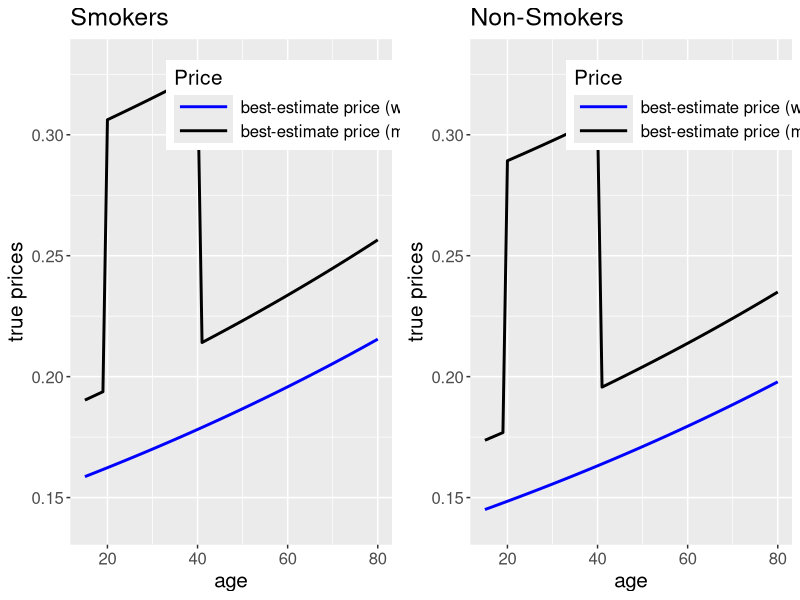
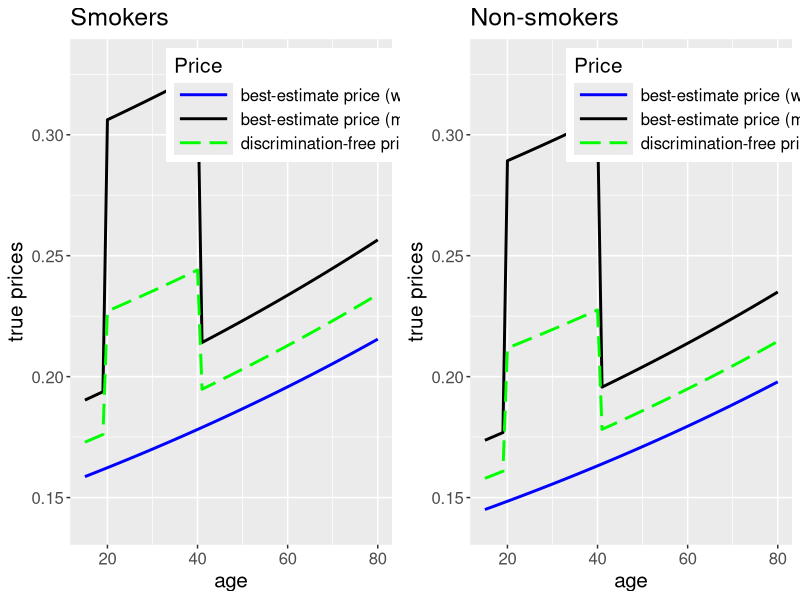
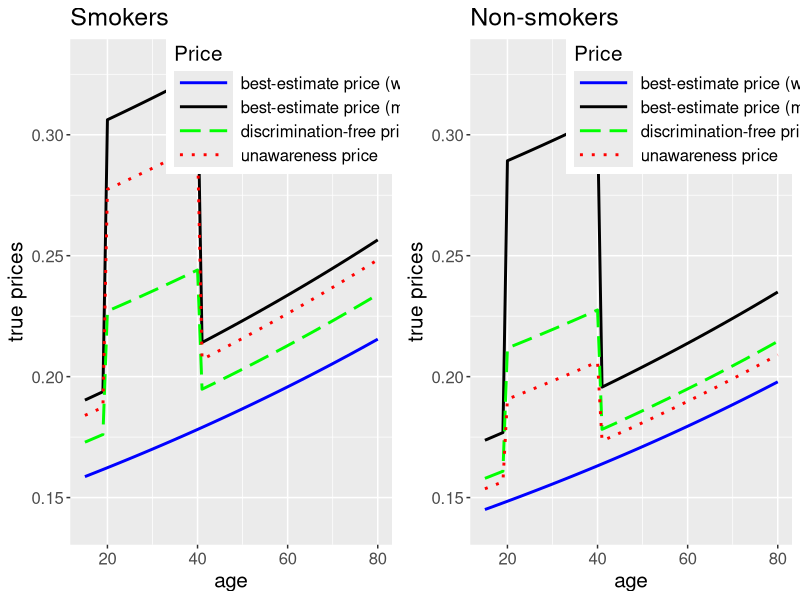
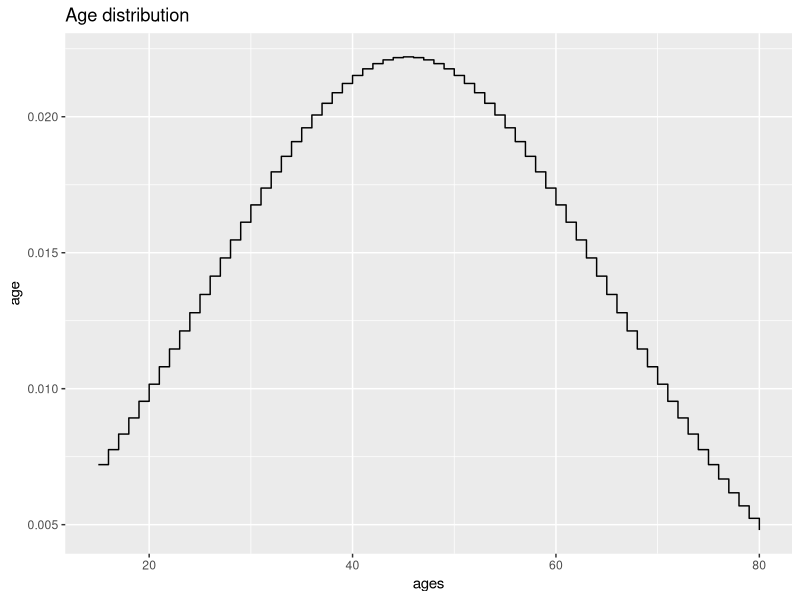
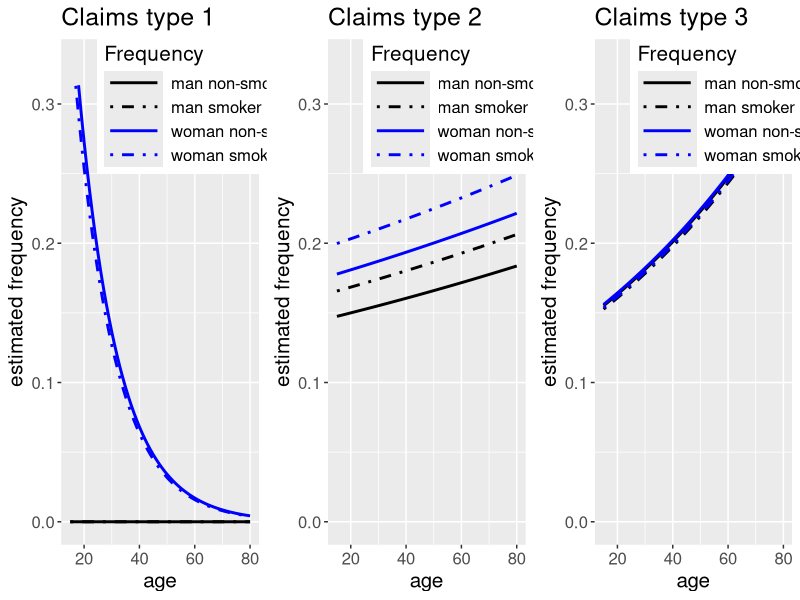
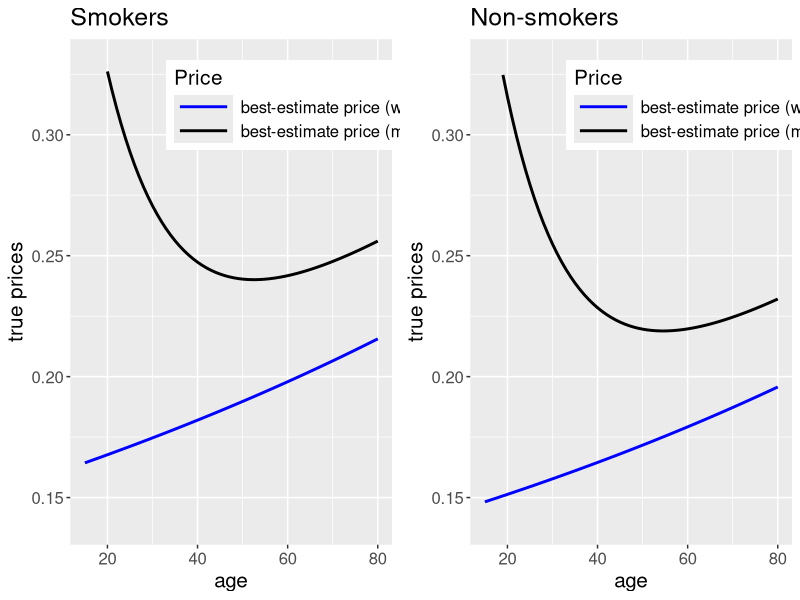
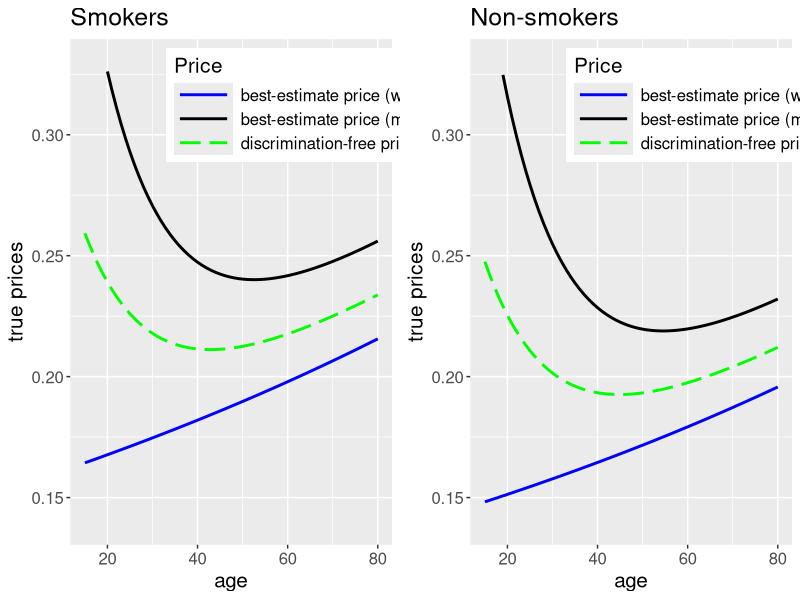
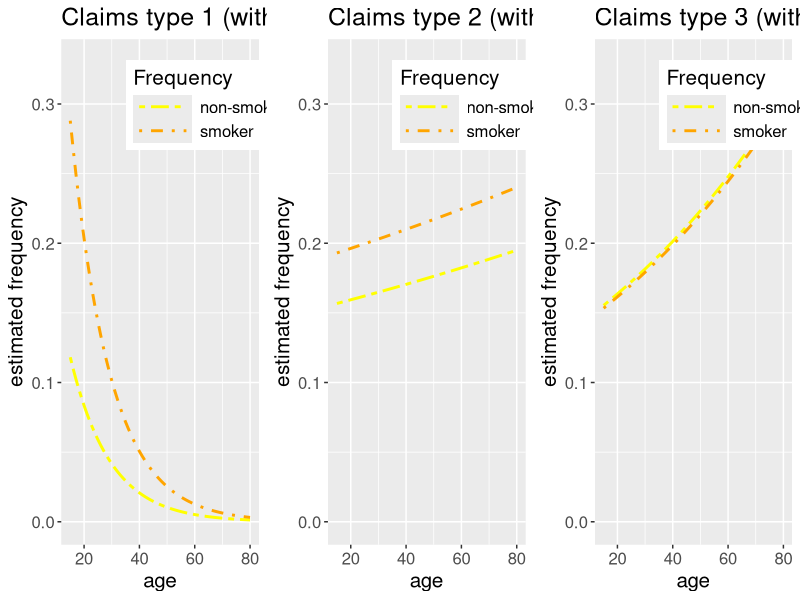

These charts were generated, in order, by the following R code:
## -----------------------------------------------------------------------------
library(tidyr)
library(ggplot2)
library(gridExtra)
library(repr)  # not needed in the Rmarkdown version, only for Jupyter notebook


## -----------------------------------------------------------------------------
# plotting parameters in R Markdown notebook
knitr::opts_chunk$set(fig.width = 18, fig.height = 9)
# plotting parameters in Jupyter-notebook
# https://stackoverflow.com/questions/42729049/how-to-change-the-size-of-r-plots-in-jupyter
options(repr.plot.width = 18, repr.plot.height = 9)


## -----------------------------------------------------------------------------
ylims <- c(0.14, 0.33)
ylims_freq <- c(0, 0.33)
# random seed for reproducibility
seed <- 100


## -----------------------------------------------------------------------------
plot_prices <- function(data, title, legend_title, y_label,
                        labels, linetypes, colors) {
  data_gg <- gather(df, key = price_type, value = price, -ages)

  ggplot(data_gg, aes(x = ages, y = price, group = price_type,
                      colour = price_type, linetype = price_type)) +
    geom_line(size = 1) +
    scale_linetype_manual(labels = labels, values = linetypes, name = legend_title) +
    scale_color_manual(labels = labels, values = colors, name = legend_title) +
    labs(title = title, x = "age", y = y_label) +
    theme(legend.position = c(0.75, 0.87), legend.text = element_text(size = 12),
          text = element_text(size = 15), legend.key.width = unit(1.5, "cm"))
}


## -----------------------------------------------------------------------------
ages <- c(15:80)
nAges <- length(ages)


## -----------------------------------------------------------------------------
claimCost <- c(0.5, 0.9, 0.1)


## -----------------------------------------------------------------------------
alpha0 <- c(-40, 38.5)
beta0 <- c(-2, 0.004, 0.1, 0.2)
gamma0 <- c(-2, 0.01)


## -----------------------------------------------------------------------------
price_true_best_estimate <- array(NA, c(nAges, 4), dimnames = list(NULL, NULL))
colnames(price_true_best_estimate) <- c("woman-non-smoker", "woman-smoker",
                                        "man-non-smoker", "man-smoker")

# woman and non-smoker
price_true_best_estimate[, "woman-non-smoker"] <-
  claimCost[1] * exp(alpha0[1] + alpha0[2]*(ages >= 20)*(ages <= 40)) +
  claimCost[2] * exp(beta0[1] + beta0[2]*ages + beta0[4]) +
  claimCost[3] * exp(gamma0[1] + gamma0[2]*ages)

# woman and smoker
price_true_best_estimate[, "woman-smoker"] <-
  claimCost[1] * exp(alpha0[1] + alpha0[2]*(ages >= 20)*(ages <= 40)) +
  claimCost[2] * exp(beta0[1] + beta0[2]*ages + beta0[3] + beta0[4]) +
  claimCost[3] * exp(gamma0[1] + gamma0[2]*ages)

# man and non-smoker
price_true_best_estimate[, "man-non-smoker"] <-
  claimCost[1] * exp(alpha0[1]) +
  claimCost[2] * exp(beta0[1] + beta0[2]*ages) +
  claimCost[3] * exp(gamma0[1] + gamma0[2]*ages)

# man and smoker
price_true_best_estimate[, "man-smoker"] <-
  claimCost[1] * exp(alpha0[1]) +
  claimCost[2] * exp(beta0[1] + beta0[2]*ages + beta0[3]) +
  claimCost[3] * exp(gamma0[1] + gamma0[2] * ages)


## -----------------------------------------------------------------------------
summary(price_true_best_estimate)


## -----------------------------------------------------------------------------
legend_title <- "Price"
y_label <- "true prices"
labels <- c("best-estimate price (women)", "best-estimate price (men)")
linetypes <- c("solid", "solid")
colors <- c("blue", "black")

# Smokers
df <- data.frame(ages,
                 be_women = price_true_best_estimate[, "woman-smoker"],
                 be_men = price_true_best_estimate[, "man-smoker"])

p1 <- plot_prices(df, title = "Smokers", legend_title, y_label,
                  labels, linetypes, colors) + ylim(ylims)

# Non-smokers
df <- data.frame(ages,
                 be_women = price_true_best_estimate[, "woman-non-smoker"],
                 be_men = price_true_best_estimate[, "man-non-smoker"])

p2 <- plot_prices(df, title = "Non-Smokers", legend_title, y_label,
                  labels, linetypes, colors) + ylim(ylims)

grid.arrange(p1, p2, ncol = 2)


## -----------------------------------------------------------------------------
womanProp <- 0.45


## -----------------------------------------------------------------------------
price_true_disc_free <- array(NA, c(nAges, 2), dimnames = list(NULL, NULL))
colnames(price_true_disc_free) <- c("non-smoker", "smoker")
# non-smoker non-discriminating
price_true_disc_free[, "non-smoker"] <-
  womanProp * price_true_best_estimate[, "woman-non-smoker"] +
  (1 - womanProp) * price_true_best_estimate[, "man-non-smoker"]
# smoker non-discriminating
price_true_disc_free[, "smoker"] <-
  womanProp * price_true_best_estimate[, "woman-smoker"] +
  (1 - womanProp) * price_true_best_estimate[, "man-smoker"]


## -----------------------------------------------------------------------------
summary(price_true_disc_free)


## -----------------------------------------------------------------------------
legend_title <- "Price"
y_label <- "true prices"
labels <- c("best-estimate price (women)", "best-estimate price (men)",
            "discrimination-free price")
linetypes <- c("solid", "solid", "longdash")
colors <- c("blue", "black", "green")

# Smokers
df <- data.frame(ages, be_women = price_true_best_estimate[, "woman-smoker"],
                 be_men = price_true_best_estimate[, "man-smoker"],
                 df = price_true_disc_free[, "smoker"])

p1 <- plot_prices(df, title = "Smokers", legend_title, y_label,
                  labels, linetypes, colors) + ylim(ylims)

# Non-smokers
df <- data.frame(ages,
                 be_women = price_true_best_estimate[, "woman-non-smoker"],
                 be_men = price_true_best_estimate[, "man-non-smoker"],
                 df = price_true_disc_free[, "non-smoker"])

p2 <- plot_prices(df, title = "Non-smokers", legend_title, y_label,
                  labels, linetypes, colors) + ylim(ylims)

grid.arrange(p1, p2, ncol = 2)


## -----------------------------------------------------------------------------
smokerProp <- 0.3
womanSmokerProp <- 0.8


## -----------------------------------------------------------------------------
# woman conditional on non-smoking
womanNonSmokerProp <- (womanProp - womanSmokerProp * smokerProp) / (1 - smokerProp)

price_true_unaware <- array(NA, c(nAges, 2), dimnames = list(NULL, NULL))
colnames(price_true_unaware) = c("non-smoker", "smoker")
# non-smoker conditional
price_true_unaware[, "non-smoker"] <-
  womanNonSmokerProp * price_true_best_estimate[, "woman-non-smoker"] +
  (1 - womanNonSmokerProp) * price_true_best_estimate[, "man-non-smoker"]
# smoker conditional
price_true_unaware[, "smoker"] <-
  womanSmokerProp * price_true_best_estimate[, "woman-smoker"] +
  (1 - womanSmokerProp) * price_true_best_estimate[, "man-smoker"]


## -----------------------------------------------------------------------------
summary(price_true_unaware)


## -----------------------------------------------------------------------------
legend_title <- "Price"
y_label <- "true prices"
labels <- c("best-estimate price (women)", "best-estimate price (men)",
            "discrimination-free price", "unawareness price")
linetypes <- c("solid", "solid", "longdash", "dotted")
colors <- c("blue", "black", "green", "red")

# Smokers
df <- data.frame(ages,
                 be_women = price_true_best_estimate[, "woman-smoker"],
                 be_men = price_true_best_estimate[, "man-smoker"],
                 df = price_true_disc_free[, "smoker"],
                 un = price_true_unaware[, "smoker"])

p1 <- plot_prices(df, title = "Smokers", legend_title, y_label,
                  labels, linetypes, colors) + ylim(ylims)

# Non-smokers
df <- data.frame(ages,
                 be_women = price_true_best_estimate[, "woman-non-smoker"],
                 be_men = price_true_best_estimate[, "man-non-smoker"],
                 df = price_true_disc_free[, "non-smoker"],
                 un = price_true_unaware[, "non-smoker"])

p2 <- plot_prices(df, title = "Non-smokers", legend_title, y_label,
                  labels, linetypes, colors) + ylim(ylims)

grid.arrange(p1, p2, ncol = 2)


## -----------------------------------------------------------------------------
nPolicies <- 100000


## -----------------------------------------------------------------------------
agePattern <- dnorm(x = ages / 100, mean = 0.45, sd = 0.2)
ageProp <- agePattern / sum(agePattern)


## ---- fig.height=9, fig.width=9-----------------------------------------------
# custom plot size for this plot (Jupyter, done with chunk options R Markdown)
options(repr.plot.width = 9, repr.plot.height = 9)
ggplot(data = data.frame(ages = ages, ageProp = ageProp), aes(x = ages, y = ageProp)) +
  geom_step() +
  labs(title = "Age distribution", y = "age", y = "frequency")
# reset original
options(repr.plot.width = 18, repr.plot.height = 9)


## -----------------------------------------------------------------------------
X <- matrix(0, nrow = nPolicies, ncol = 2)
D <- matrix(0, nrow = nPolicies, ncol = 1)

set.seed(seed)
nWomen <- rbinom(n = 1, size = nPolicies, prob = womanProp)
nSmokingWomen <- rbinom(n = 1, size = nWomen,
                        prob = womanSmokerProp * smokerProp / womanProp)
nSmokingMen <- rbinom(n = 1, size = nPolicies - nWomen,
                      prob = (1 - womanSmokerProp) * smokerProp / (1 - womanProp))
probWoman <- nWomen / nPolicies

D[1:nWomen] <- 1
X[, 1] <- matrix(ages, nrow = 1, ncol = nAges) %*%
          rmultinom(n = nPolicies, size = 1, prob = ageProp)
X[1:nSmokingWomen, 2] <- 1
X[(nWomen + 1):(nWomen + 1 + nSmokingMen), 2] <- 1

logMu1 <- alpha0[1] + alpha0[2] * (X[, 1] >= 20) * (X[, 1] <= 40) * D
logMu2 <- beta0[1] + beta0[2] * X[, 1] + beta0[3] * X[, 2] + beta0[4] * D
logMu3 <- gamma0[1] + gamma0[2] * X[, 1]

X1 <- X[, 1]
X2 <- X[, 2]

N1 <- rpois(n = nPolicies, lambda = exp(logMu1))
N2 <- rpois(n = nPolicies, lambda = exp(logMu2))
N3 <- rpois(n = nPolicies, lambda = exp(logMu3))

fullData <- data.frame(N1 = N1, N2 = N2, N3 = N3, X1 = X1, X2 = X2, D = D)
# randomize order because this can influence fitting
set.seed(50)  # NOTE: there is no strict need to set a new seed explicitly here
fullData <- fullData[sample(1:nrow(fullData)), ]
str(fullData)


## -----------------------------------------------------------------------------
womanSmoker <- data.frame(matrix(0, nrow = nAges, ncol = 3))
names(womanSmoker) <- c("X1", "X2", "D")
womanSmoker[, "X1"] <- ages
womanNonSmoker <- manSmoker <- manNonSmoker <- womanSmoker
womanSmoker[, "X2"] <- 1
manSmoker[, "X2"] <- 1
womanSmoker[, "D"] <- 1
womanNonSmoker[, "D"] <- 1


## -----------------------------------------------------------------------------
glm1_be <- glm(N1 ~ X1 + X2 + D, data = fullData, family = poisson(link = "log"))
glm2_be <- glm(N2 ~ X1 + X2 + D, data = fullData, family = poisson(link = "log"))
glm3_be <- glm(N3 ~ X1 + X2 + D, data = fullData, family = poisson(link = "log"))


## -----------------------------------------------------------------------------
legend_title <- "Frequency"
y_label <- "estimated frequency"
labels <- c("man non-smoker", "man smoker",
            "woman non-smoker", "woman smoker")
linetypes <- c("solid", "dotdash", "solid", "dotdash")
colors <- c("black", "black", "blue", "blue")

# claims type 1
df <- data.frame(ages,
                 be_women_smoker = predict(glm1_be, newdata = womanSmoker, type = "response"),
                 be_women_nonsmoker = predict(glm1_be, newdata = womanNonSmoker, type = "response"),
                 be_men_smoker = predict(glm1_be, newdata = manSmoker, type = "response"),
                 be_men_nonsmoker = predict(glm1_be, newdata = manNonSmoker, type = "response"))

p1 <- plot_prices(df, title = "Claims type 1", legend_title, y_label,
                  labels, linetypes, colors) + ylim(ylims_freq)

# claims type 2
df <- data.frame(ages,
                 be_women_smoker = predict(glm2_be, newdata = womanSmoker, type = "response"),
                 be_women_nonsmoker = predict(glm2_be, newdata = womanNonSmoker, type = "response"),
                 be_men_smoker = predict(glm2_be, newdata = manSmoker, type = "response"),
                 be_men_nonsmoker = predict(glm2_be, newdata = manNonSmoker, type = "response"))

p2 <- plot_prices(df, title = "Claims type 2", legend_title, y_label,
                  labels, linetypes, colors) + ylim(ylims_freq)

# claims type 3
df <- data.frame(ages,
                 be_women_smoker = predict(glm3_be, newdata = womanSmoker, type = "response"),
                 be_women_nonsmoker = predict(glm3_be, newdata = womanNonSmoker, type = "response"),
                 be_men_smoker = predict(glm3_be, newdata = manSmoker, type = "response"),
                 be_men_nonsmoker = predict(glm3_be, newdata = manNonSmoker, type = "response"))

p3 <- plot_prices(df, title = "Claims type 3", legend_title, y_label,
                  labels, linetypes, colors) + ylim(ylims_freq)


grid.arrange(p1, p2, p3, ncol = 3)


## -----------------------------------------------------------------------------
price_glm_best_estimate <- array(0, c(nAges, 4), dimnames = list(NULL, NULL))
colnames(price_glm_best_estimate) <- colnames(price_true_best_estimate)

# woman and non-smoker
price_glm_best_estimate[, "woman-non-smoker"] <-
  claimCost[1] * predict(glm1_be, newdata = womanNonSmoker, type = "response") +
  claimCost[2] * predict(glm2_be, newdata = womanNonSmoker, type = "response") +
  claimCost[3] * predict(glm3_be, newdata = womanNonSmoker, type = "response")
# woman and smoker
price_true_best_estimate[, "woman-smoker"] <-
  claimCost[1] * predict(glm1_be, newdata = womanSmoker, type = "response") +
  claimCost[2] * predict(glm2_be, newdata = womanSmoker, type = "response") +
  claimCost[3] * predict(glm3_be, newdata = womanSmoker, type = "response")
# man and non-smoker
price_true_best_estimate[, "man-non-smoker"] <-
  claimCost[1] * predict(glm1_be, newdata = manNonSmoker, type = "response") +
  claimCost[2] * predict(glm2_be, newdata = manNonSmoker, type = "response") +
  claimCost[3] * predict(glm3_be, newdata = manNonSmoker, type = "response")
# man and smoker
price_true_best_estimate[, "man-smoker"] <-
  claimCost[1] * predict(glm1_be, newdata = manSmoker, type = "response") +
  claimCost[2] * predict(glm2_be, newdata = manSmoker, type = "response") +
  claimCost[3] * predict(glm3_be, newdata = manSmoker, type = "response")


## -----------------------------------------------------------------------------
legend_title <- "Price"
y_label <- "true prices"
labels <- c("best-estimate price (women)", "best-estimate price (men)")
linetypes <- c("solid", "solid")
colors <- c("blue", "black")

# Smokers
df <- data.frame(ages,
                 be_women = price_true_best_estimate[, "woman-smoker"],
                 be_men = price_true_best_estimate[, "man-smoker"])

p1 <- plot_prices(df, title = "Smokers", legend_title, y_label,
                  labels, linetypes, colors) + ylim(ylims)

# Non-smokers
df <- data.frame(ages,
                 be_women = price_glm_best_estimate[, "woman-non-smoker"],
                 be_men = price_true_best_estimate[, "man-non-smoker"])

p2 <- plot_prices(df, title = "Non-smokers", legend_title, y_label,
                  labels, linetypes, colors) + ylim(ylims)

grid.arrange(p1, p2, ncol = 2)


## -----------------------------------------------------------------------------
price_glm_disc_free <- array(NA, c(nAges, 2), dimnames = c(NULL, NULL))
colnames(price_glm_disc_free) <- c("non-smoker", "smoker")
# non-smoker non-discriminating
price_glm_disc_free[, "non-smoker"] <-
  probWoman * price_glm_best_estimate[, "woman-non-smoker"] +
  (1 - probWoman) * price_true_best_estimate[, "man-non-smoker"]
# smoker non-discriminating
price_glm_disc_free[, "smoker"] <-
  probWoman * price_true_best_estimate[, "woman-smoker"] +
  (1 - probWoman) * price_true_best_estimate[, "man-smoker"]


## -----------------------------------------------------------------------------
legend_title <- "Price"
y_label <- "true prices"
labels <-  c("best-estimate price (women)", "best-estimate price (men)",
             "discrimination-free price")
linetypes <- c("solid", "solid", "longdash")
colors <- c("blue", "black", "green")

# Smokers
df <- data.frame(ages,
                 be_women = price_true_best_estimate[, "woman-smoker"],
                 be_men = price_true_best_estimate[, "man-smoker"],
                 df = price_glm_disc_free[, "smoker"])

p1 <- plot_prices(df, title = "Smokers", legend_title, y_label,
                  labels, linetypes, colors) + ylim(ylims)

# Non-smokers
df <- data.frame(ages, be_women = price_glm_best_estimate[, "woman-non-smoker"],
                 be_men = price_true_best_estimate[, "man-non-smoker"],
                 df = price_glm_disc_free[, "non-smoker"])

p2 <- plot_prices(df, title = "Non-smokers", legend_title, y_label,
                  labels, linetypes, colors) + ylim(ylims)

grid.arrange(p1, p2, ncol = 2)


## -----------------------------------------------------------------------------
glm1_un <- glm(N1 ~ X1 + X2 , data = fullData, family = poisson(link = "log"))
glm2_un <- glm(N2 ~ X1 + X2 , data = fullData, family = poisson(link = "log"))
glm3_un <- glm(N3 ~ X1 + X2 , data = fullData, family = poisson(link = "log"))


## -----------------------------------------------------------------------------
legend_title <- "Frequency"
y_label <- "estimated frequency"
labels <-  c("non-smoker", "smoker")
linetypes <- c("twodash", "dotdash")
colors <- c("yellow", "orange")

# claims type 1
df <- data.frame(ages,
                 be_smoker = predict(glm1_un, newdata = womanSmoker, type = "response"),
                 be_nonsmoker = predict(glm1_un, newdata = womanNonSmoker, type = "response"))

p1 <- plot_prices(df, title = "Claims type 1 (without gender)", legend_title, y_label,
                  labels, linetypes, colors) + ylim(ylims_freq)

# claims type 2
df <- data.frame(ages,
                 be_smoker = predict(glm2_un, newdata = womanSmoker, type = "response"),
                 be_nonsmoker = predict(glm2_un, newdata = womanNonSmoker, type = "response"))

p2 <- plot_prices(df, title = "Claims type 2 (without gender)", legend_title, y_label,
                  labels, linetypes, colors) + ylim(ylims_freq)

# claims type 3
df <- data.frame(ages,
                 be_smoker = predict(glm3_un, newdata = womanSmoker, type = "response"),
                 be_nonsmoker = predict(glm3_un, newdata = womanNonSmoker, type = "response"))

p3 <- plot_prices(df, title = "Claims type 3 (without gender)", legend_title, y_label,
                  labels, linetypes, colors) + ylim(ylims_freq)

grid.arrange(p1, p2, p3, ncol = 3)


## -----------------------------------------------------------------------------
price_glm_unaware <- array(0, c(nAges, 2), dimnames = c(NULL, NULL))
colnames(price_glm_unaware) <- c("non-smoker", "smoker")
# non-smoker
price_glm_unaware[, "non-smoker"] <-
  claimCost[1] * predict(glm1_un, newdata = womanNonSmoker, type = "response") +
  claimCost[2] * predict(glm2_un, newdata = womanNonSmoker, type = "response") +
  claimCost[3] * predict(glm3_un, newdata = womanNonSmoker, type = "response")
# smoker
price_glm_unaware[, "smoker"] <-
  claimCost[1] * predict(glm1_un, newdata = womanSmoker, type = "response") +
  claimCost[2] * predict(glm2_un, newdata = womanSmoker, type = "response") +
  claimCost[3] * predict(glm3_un, newdata = womanSmoker, type = "response")


## -----------------------------------------------------------------------------
legend_title <- "Price"
y_label <- "true prices"
labels <- c("best-estimate price (women)", "best-estimate price (men)",
            "discrimination-free price", "unawareness price")
linetypes <- c("solid", "solid", "longdash", "dotted")
colors <-  c("blue", "black", "green", "red")

# Smokers
df <- data.frame(ages,
                 be_women = price_true_best_estimate[, "woman-smoker"],
                 be_men = price_true_best_estimate[, "man-smoker"],
                 df = price_glm_disc_free[, "smoker"],
                 un = price_glm_unaware[, "smoker"])

p1 <- plot_prices(df, title = "Smokers", legend_title, y_label,
                  labels, linetypes, colors) + ylim(ylims)

# Non-smokers
df <- data.frame(ages,
                 be_women = price_glm_best_estimate[, "woman-non-smoker"],
                 be_men = price_true_best_estimate[, "man-non-smoker"],
                 df = price_glm_disc_free[, "non-smoker"],
                 un = price_glm_unaware[, "non-smoker"])

p2 <- plot_prices(df, title = "Non-smokers", legend_title, y_label,
                  labels, linetypes, colors) + ylim(ylims)

grid.arrange(p1, p2, ncol = 2)


## -----------------------------------------------------------------------------
sessionInfo()

